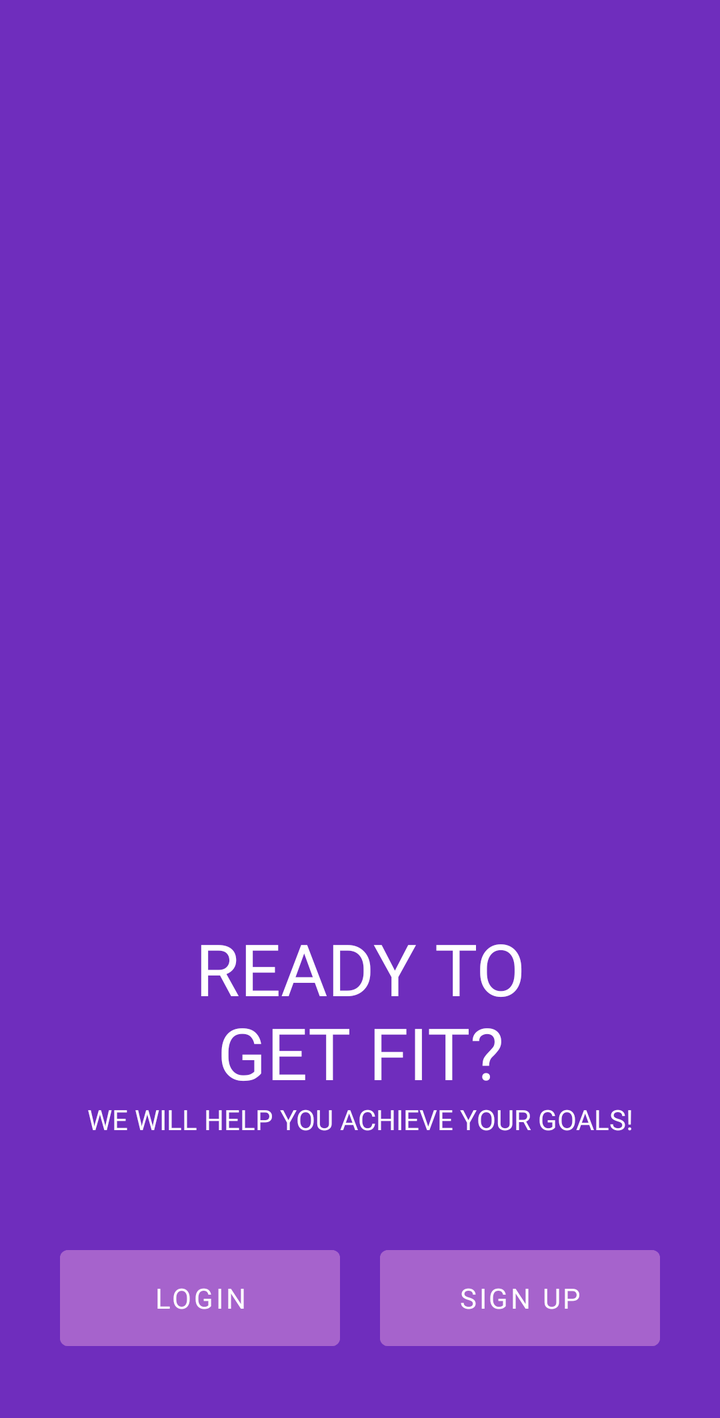
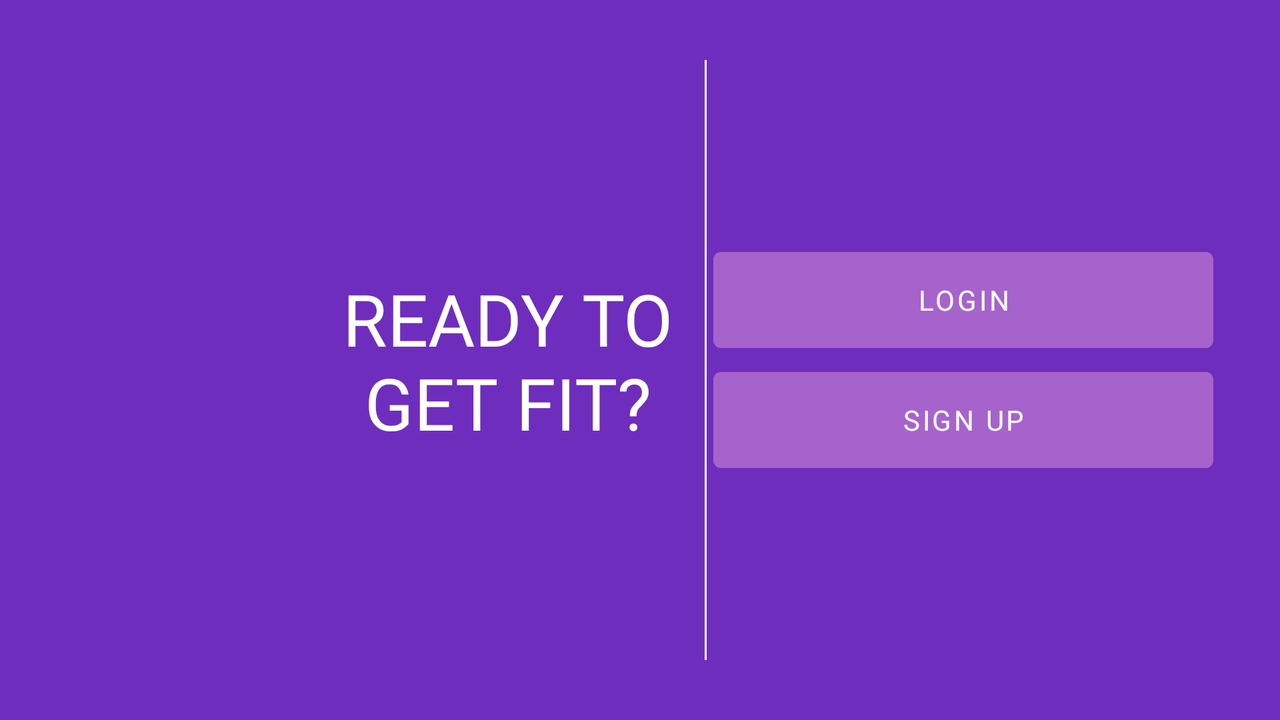

First picture: res/layout/ on a phone held upright. Second picture: the repository's own variant of that layout, on a device whose configuration matches the variant's folder. Source for both follows.
<!-- AndroidManifest.xml: application theme theme.fitness.buddy.app -->
<!-- res/layout/activity_splash_screen.xml -->
<?xml version="1.0" encoding="utf-8"?>

<ScrollView xmlns:android="http://schemas.android.com/apk/res/android"
    xmlns:tools="http://schemas.android.com/tools"
    android:layout_width="match_parent"
    android:layout_height="match_parent"
    android:background="@color/purple_web"
    android:padding="30dp"
    tools:context=".splash.SplashScreenActivity">

    <LinearLayout
        android:layout_width="match_parent"
        android:layout_height="wrap_content"
        android:orientation="vertical">

        <ImageView
            android:layout_width="match_parent"
            android:layout_height="230dp"
            android:layout_marginTop="50dp"
            android:contentDescription="@string/splash_logo_alt"
            android:src="@drawable/splash_screen_logo" />

        <TextView
            android:layout_width="wrap_content"
            android:layout_height="wrap_content"
            android:layout_gravity="center"
            android:layout_marginTop="150dp"
            android:fontFamily="@font/muli_black"
            android:text="@string/splash_heading"
            android:textAlignment="center"
            android:textAllCaps="true"
            android:textColor="@color/white"
            android:textSize="36sp"
            tools:ignore="AllCaps" />

        <TextView
            android:layout_width="wrap_content"
            android:layout_height="wrap_content"
            android:layout_gravity="center"
            android:fontFamily="@font/muli"
            android:text="@string/splash_tag_line"
            android:textAlignment="center"
            android:textAllCaps="true"
            android:textColor="@color/white" />

        <LinearLayout
            android:layout_width="match_parent"
            android:layout_height="wrap_content"
            android:layout_marginTop="50dp">

            <Button
                android:id="@+id/login_btn"
                style="@style/splashScreenButton"
                android:layout_width="0dp"
                android:layout_height="wrap_content"
                android:layout_marginEnd="10dp"
                android:layout_weight="1"
                android:fontFamily="@font/muli"
                android:onClick="callLoginScreen"
                android:text="@string/login"
                android:textColor="@color/white"
                android:transitionName="transition_login" />

            <Button
                android:id="@+id/signup_btn"
                style="@style/splashScreenButton"
                android:layout_width="0dp"
                android:layout_height="wrap_content"
                android:layout_marginStart="10dp"
                android:layout_weight="1"
                android:fontFamily="@font/muli"
                android:onClick="callSignUpScreen"
                android:text="@string/signup"
                android:textColor="@color/white" />
        </LinearLayout>

    </LinearLayout>
</ScrollView>
<!-- resources referenced by this layout -->
<resources>
  <color name="purple_web">#FF6F2DBD</color>
  <color name="white">#FFFFFFFF</color>
  <string name="login">Login</string>
  <string name="signup">Sign Up</string>
  <string name="splash_heading">Ready to\nget fit?</string>
  <string name="splash_logo_alt">Fitness Buddy Logo</string>
  <string name="splash_tag_line">We will help you achieve your goals!</string>
  <style name="splashScreenButton" parent="Widget.MaterialComponents.Button.TextButton">
          <item name="android:textColor">@color/white</item>
          <item name="android:backgroundTint">@color/purple_web_secondary</item>
          <item name="android:height">60dp</item>
      </style>
  <style name="theme.fitness.buddy.app" parent="Theme.MaterialComponents.DayNight.DarkActionBar">
          
          <item name="colorPrimary">@color/purple_web</item>
          <item name="colorPrimaryVariant">@color/purple_700</item>
          <item name="colorOnPrimary">@color/white</item>
          
          <item name="colorSecondary">@color/teal_200</item>
          <item name="colorSecondaryVariant">@color/teal_700</item>
          <item name="colorOnSecondary">@color/black</item>
          
          <item name="android:statusBarColor" tools:targetApi="l">@color/purple_web</item>
          
      </style>
  <color name="purple_web_secondary">#FFA663CC</color>
  <color name="purple_700">#FF3700B3</color>
  <color name="teal_200">#FF03DAC5</color>
  <color name="teal_700">#FF018786</color>
  <color name="black">#FF000000</color>
</resources>
<!-- res/layout-land/activity_splash_screen.xml (the repository's variant of the layout above) -->
<!-- drawn on the phone turned sideways -->
<?xml version="1.0" encoding="utf-8"?>
<ScrollView xmlns:android="http://schemas.android.com/apk/res/android"
    xmlns:app="http://schemas.android.com/apk/res-auto"
    xmlns:tools="http://schemas.android.com/tools"
    android:layout_width="match_parent"
    android:layout_height="match_parent"
    android:background="@color/purple_web"
    android:padding="30dp"
    tools:context=".splash.SplashScreenActivity">

    <androidx.constraintlayout.widget.ConstraintLayout
        android:layout_width="match_parent"
        android:layout_height="wrap_content">

        <ImageView
            android:id="@+id/imageView"
            android:layout_width="125dp"
            android:layout_height="300dp"
            android:contentDescription="@string/splash_logo_alt"
            android:src="@drawable/splash_screen_logo"
            app:layout_constraintBottom_toBottomOf="parent"
            app:layout_constraintStart_toStartOf="parent"
            app:layout_constraintTop_toTopOf="parent" />

        <TextView
            android:id="@+id/textView2"
            android:layout_width="wrap_content"
            android:layout_height="wrap_content"
            android:layout_marginStart="16dp"
            android:text="@string/splash_heading"
            android:fontFamily="@font/muli_black"
            android:textAlignment="center"
            android:textAllCaps="true"
            android:textColor="@color/white"
            android:textSize="36sp"
            app:layout_constraintBottom_toBottomOf="parent"
            app:layout_constraintStart_toEndOf="@+id/imageView"
            app:layout_constraintTop_toTopOf="parent" />

        <View
            android:id="@+id/view"
            android:layout_width="1dp"
            android:layout_height="300dp"
            android:layout_marginStart="16dp"
            android:background="@color/white"
            app:layout_constraintBottom_toBottomOf="parent"
            app:layout_constraintStart_toEndOf="@+id/textView2"
            app:layout_constraintTop_toTopOf="parent" />

        <LinearLayout
            android:layout_width="wrap_content"
            android:layout_height="wrap_content"
            android:orientation="vertical"
            app:layout_constraintBottom_toBottomOf="parent"
            app:layout_constraintEnd_toEndOf="parent"
            app:layout_constraintStart_toEndOf="@+id/view"
            app:layout_constraintTop_toTopOf="parent">

            <Button
                android:id="@+id/login_btn"
                style="@style/splashScreenButton"
                android:layout_width="250dp"
                android:layout_height="wrap_content"
                android:fontFamily="@font/muli"
                android:onClick="callLoginScreen"
                android:text="@string/login"
                android:textColor="@color/white"
                android:transitionName="transition_login" />

            <Button
                android:id="@+id/signup_btn"
                style="@style/splashScreenButton"
                android:layout_width="250dp"
                android:layout_height="wrap_content"
                android:fontFamily="@font/muli"
                android:onClick="callSignUpScreen"
                android:text="@string/signup"
                android:textColor="@color/white" />
        </LinearLayout>


    </androidx.constraintlayout.widget.ConstraintLayout>
</ScrollView>
<!-- resources referenced by the variant -->
<!-- as the phone turned sideways resolves them -->
<resources>
  <color name="purple_web">#FF6F2DBD</color>
  <color name="white">#FFFFFFFF</color>
  <string name="login">Login</string>
  <string name="signup">Sign Up</string>
  <string name="splash_heading">Ready to\nget fit?</string>
  <string name="splash_logo_alt">Fitness Buddy Logo</string>
  <style name="splashScreenButton" parent="Widget.MaterialComponents.Button.TextButton">
          <item name="android:textColor">@color/white</item>
          <item name="android:backgroundTint">@color/purple_web_secondary</item>
          <item name="android:height">60dp</item>
      </style>
  <style name="theme.fitness.buddy.app" parent="Theme.MaterialComponents.DayNight.DarkActionBar">
          
          <item name="colorPrimary">@color/purple_web</item>
          <item name="colorPrimaryVariant">@color/purple_700</item>
          <item name="colorOnPrimary">@color/white</item>
          
          <item name="colorSecondary">@color/teal_200</item>
          <item name="colorSecondaryVariant">@color/teal_700</item>
          <item name="colorOnSecondary">@color/black</item>
          
          <item name="android:statusBarColor" tools:targetApi="l">@color/purple_web</item>
          
      </style>
  <color name="purple_web_secondary">#FFA663CC</color>
  <color name="purple_700">#FF3700B3</color>
  <color name="teal_200">#FF03DAC5</color>
  <color name="teal_700">#FF018786</color>
  <color name="black">#FF000000</color>
</resources>
